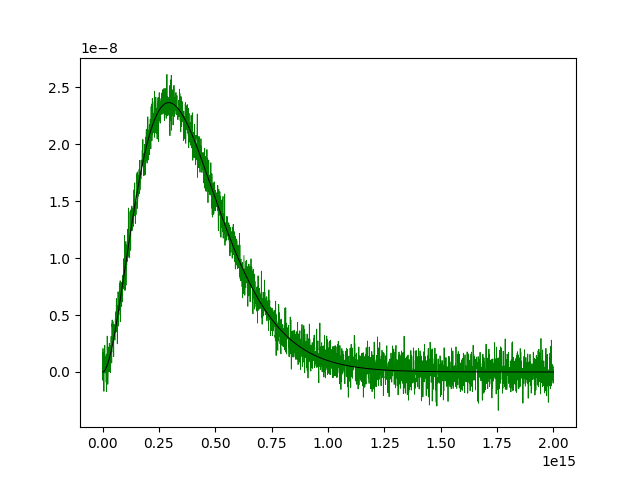

Here is the Python script that generated this plot:
import numpy as np
from scipy.optimize import curve_fit
import matplotlib.pyplot as plt

#Define Constants
h,c,K_b=6.6260715e-34,3e8,1.3806452e-23

#Returns the value of Blackbody radiation
def radiation(f,T):
    return 2*h*f**3/(c**2*(np.exp(h*f/(K_b*T))-1))

f=open("dataset3.txt","r")
x=[]
y=[]

lines=f.readlines()

#Reading x,y pairs from file
for line in lines:
    data=line.split()
    x.append(float(data[0]))
    y.append(float(data[1]))
x,y=np.array(x),np.array(y)

#Initial Guess for curve_fit and solving for T
guess=(430000000) #From 145, does not give overflow
(T),_=curve_fit(radiation,x,y,guess)

#Plot the graph after curve fitting
print(T)
plt.plot(x,y,color="green",label="Original Data with Noise",lw=0.6)
plt.plot(x,radiation(x,T),color="black",lw=0.7,label="Estimated Plot")
plt.savefig("dataset3_1.pdf",format="pdf")